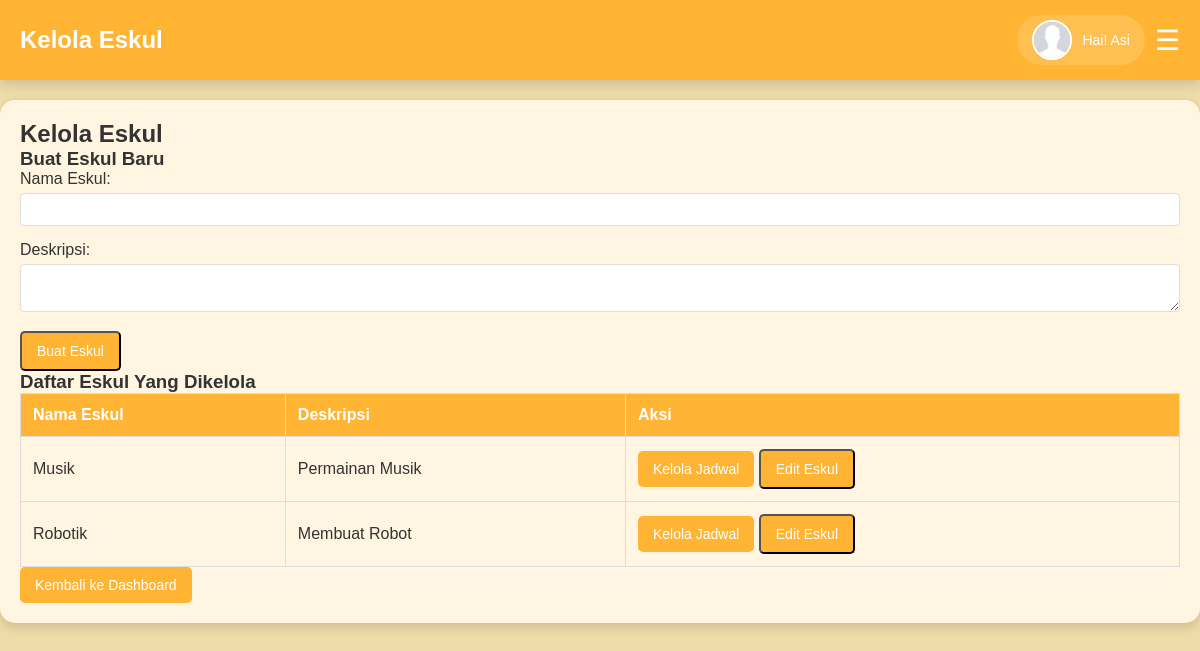
/dashboard-guru-fiture/kelola_eskul.php (signed in), run on the app's committed database.
### tables this page shows
CREATE TABLE `teachers` (
  `teacher_id` int(11) NOT NULL,
  `name` varchar(100) NOT NULL,
  `email` varchar(100) DEFAULT NULL,
  `phone` varchar(15) DEFAULT NULL,
  `user_id` int(11) DEFAULT NULL
);

CREATE TABLE `users` (
  `id` int(11) NOT NULL,
  `username` varchar(50) NOT NULL,
  `password` varchar(255) NOT NULL,
  `full_name` varchar(100) NOT NULL,
  `role` enum('admin','teacher','student') NOT NULL,
  `profile_picture` varchar(255) DEFAULT 'fotos/profile/default.png'
);

CREATE TABLE `eskul` (
  `eskul_id` int(11) NOT NULL,
  `name` varchar(100) NOT NULL,
  `description` text DEFAULT NULL,
  `created_at` datetime DEFAULT current_timestamp()
);

### dashboard-guru-fiture/kelola_eskul.php (the view, shortened to what this page needs)
<?php
include '../koneksi.php';
$user_id = $_SESSION['user_id'];
$stmt = $conn->prepare("SELECT teacher_id FROM teachers WHERE user_id = ?");
$stmt->bind_param("i", $user_id);
$stmt->execute();
$result = $stmt->get_result();
$teacher = $result->fetch_assoc();
$teacher_id = $teacher['teacher_id'];
$query = "SELECT e.* FROM eskul e
          JOIN eskul_teachers et ON e.eskul_id = et.eskul_id
          WHERE et.teacher_id = ?";
$stmt = $conn->prepare($query);
$stmt->bind_param("i", $teacher_id);
$stmt->execute();
$result = $stmt->get_result();
$page_title = "Kelola Eskul";
include 'layouts/header.php';
?>
<!DOCTYPE html>
<html lang="id">
<head>
    <link rel="stylesheet" href="../css/style.css">
</head>
<body>
<div class="wrapper">
    <main class="container">
        <h2>Kelola Eskul</h2>
        <form method="POST" class="form-group">
            <h3>Buat Eskul Baru</h3>
            <div class="form-control">
                <label>Nama Eskul:</label>
                <input type="text" name="name" required>
            </div>
            <div class="form-control">
                <label>Deskripsi:</label>
                <textarea name="description" required></textarea>
            </div>
            <button type="submit" class="button">Buat Eskul</button>
        </form>
        <h3>Daftar Eskul Yang Dikelola</h3>
        <div class="table-responsive">
            <table class="user-table">
                <thead>
                    <tr>
                        <th>Nama Eskul</th>
                        <th>Deskripsi</th>
                        <th>Aksi</th>
                    </tr>
                </thead>
                <tbody>
                    <?php while ($eskul = $result->fetch_assoc()): ?>
                    <tr>
                        <td><?php echo htmlspecialchars($eskul['name']); ?></td>
                        <td><?php echo htmlspecialchars($eskul['description']); ?></td>
                        <td>
                            <a href="kelola_jadwal.php?eskul_id=<?php echo $eskul['eskul_id']; ?>"
                               class="button">Kelola Jadwal</a>
                            <button onclick="showEditForm(<?php echo htmlspecialchars(json_encode($eskul)); ?>)"
                                    class="button">Edit Eskul</button>
                        </td>
                    </tr>
                    <?php endwhile; ?>
                </tbody>
            </table>
        </div>
        <a href="../dashboard_guru.php" class="button">Kembali ke Dashboard</a>
    </main>
</div>
</body>
</html>

### dashboard-guru-fiture/layouts/header.php (shortened to what this page needs)
<?php
if (!isset($teacher_name)) {
    $query_teacher = "SELECT t.name, u.profile_picture
                     FROM teachers t
                     JOIN users u ON t.user_id = u.id
                     WHERE t.user_id = ?";
    $stmt = $conn->prepare($query_teacher);
    $stmt->bind_param("i", $_SESSION['user_id']);
    $stmt->execute();
    $teacher_data = $stmt->get_result()->fetch_assoc();
    $teacher_name = $teacher_data['name'];
    $teacher_photo = !empty($teacher_data['profile_picture']) ? '../' . $teacher_data['profile_picture'] : '../fotos/profile/default.png';
}
?>
<!DOCTYPE html>
<html lang="id">
<head>
    <link rel="stylesheet" href="../css/style.css">
</head>
<body>
    <nav class="navbar">
        <div class="navbar-left">
            <h2><?php echo $page_title ?? 'Dashboard Guru'; ?></h2>
        </div>
        <div class="navbar-right">
            <div class="profile">
                <img src="<?php echo $teacher_photo; ?>" alt="Profile" class="profile-logo">
                <span class="welcome-message">
                    Hai! <?php echo htmlspecialchars($teacher_name); ?>
                </span>
            </div>
            <button id="menu-btn" class="menu-btn">☰</button>
        </div>
    </nav>
</body>
</html>

### css/style.css (style rules this page uses)
:root { --bg-color: #EFDCAB; --bg-color-2: #FFF5E1; --text-color: #333; --primary-color: #FFB433; --hover-color: #E09E2C; --sidebar-bg: #FFB433; --sidebar-text: #5A3E1B; --overlay-bg: rgba(0, 0, 0, 0.5); --shadow-light: 0px 4px 12px rgba(0, 0, 0, 0.15); }
*, *::before, *::after { margin: 0; padding: 0; box-sizing: border-box; font-family: Arial, sans-serif; }
html { scroll-behavior: smooth; }
body { background-color: var(--bg-color); color: var(--text-color); transition: all 0.3s ease-in-out; }
.navbar { display: flex; justify-content: space-between; align-items: center; background: var(--primary-color); padding: 15px 20px; color: white; position: fixed; width: 100%; top: 0; left: 0; z-index: 1000; box-shadow: var(--shadow-light); }
.navbar-left h2 { font-size: 24px; }
.navbar-right { display: flex; align-items: center; gap: 10px; }
.profile { display: flex; align-items: center; background: rgba(255, 255, 255, 0.15); border-radius: 25px; padding: 5px 15px; gap: 10px; }
.profile-logo { width: 40px; height: 40px; object-fit: cover; border-radius: 50%; border: 2px solid white; }
.welcome-message { color: white; font-weight: 500; font-size: 14px; text-transform: capitalize; white-space: nowrap; }
.container { max-width: 1200px; margin: 100px auto 20px auto; padding: 20px; background: var(--bg-color-2); border-radius: 15px; box-shadow: var(--shadow-light); }
.table-responsive { width: 100%; overflow-x: auto; }
.user-table { width: 100%; min-width: 600px; border-collapse: collapse; }
.user-table th, .user-table td { border: 1px solid #ddd; padding: 12px; text-align: left; white-space: nowrap; }
.user-table th { background: var(--primary-color); color: white; }
.button { padding: 10px 15px; background-color: var(--primary-color); color: white; text-decoration: none; border-radius: 5px; display: inline-block; font-size: 14px; }
.menu-btn { background: none; border: none; color: white; font-size: 28px; cursor: pointer; }
.form-control { margin-bottom: 15px; }
.form-control label { display: block; margin-bottom: 5px; }
.form-control input, .form-control textarea { width: 100%; padding: 8px; border: 1px solid #ddd; border-radius: 4px; }

### data on the page
teachers: user.profile_picture (placeholder picture), name "Asi"
eskul: name "Musik", description "Permainan Musik"
eskul: name "Robotik", description "Membuat Robot"

### other printed values
$page_title "Kelola Eskul"
